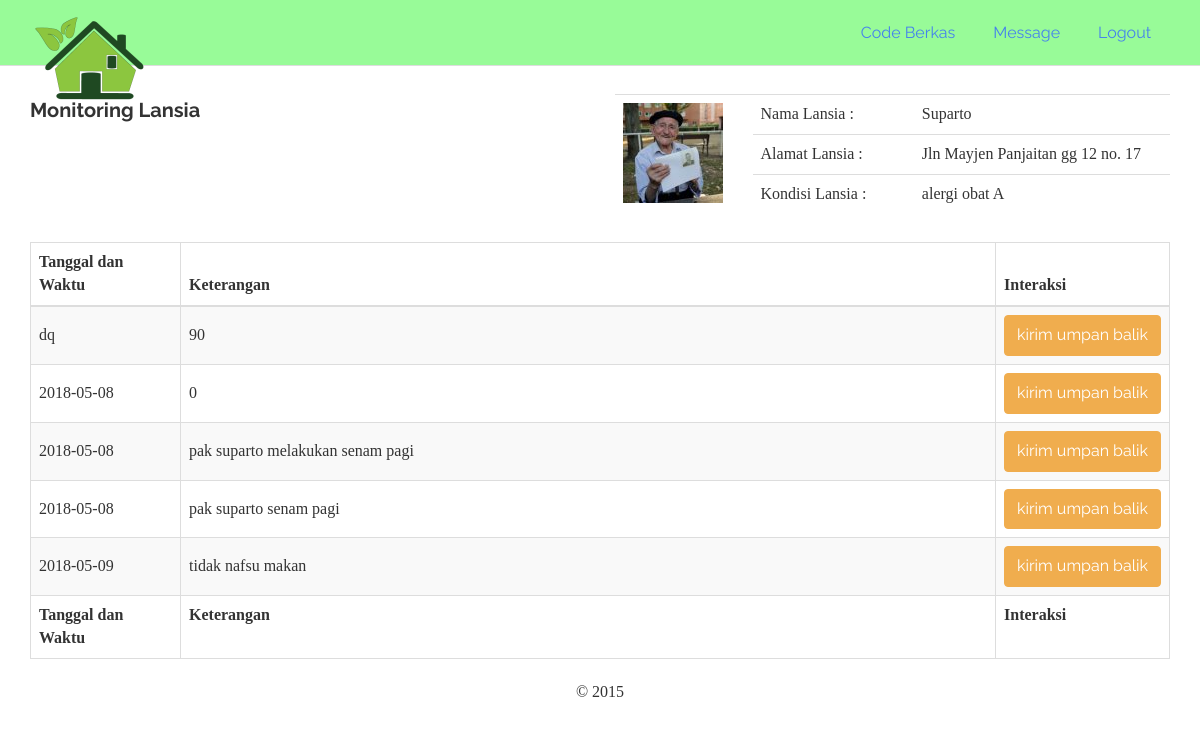
The page /keluarga.php (signed in) on the database its author committed.
### tables this page shows
CREATE TABLE `wp_nilai` (
  `id_nilai` int(6) NOT NULL,
  `ket_nilai` varchar(45) NOT NULL,
  `jum_nilai` text NOT NULL
);

### includes/nilai.inc.php (called while the page is built, shortened)
<?php
class Nilai{
	private $conn;
	private $table_name = "wp_nilai";
	public function __construct($db){
		$this->conn = $db;
	}
	function readAll(){
		$query = "SELECT * FROM ".$this->table_name." ORDER BY id_nilai ASC";
		$stmt = $this->conn->prepare( $query );
		$stmt->execute();
		return $stmt;
	}
	function countAll(){
		$query = "SELECT * FROM ".$this->table_name." ORDER BY id_nilai ASC";
		$stmt = $this->conn->prepare( $query );
		$stmt->execute();
		return $stmt->rowCount();
	}
}
?>

### keluarga.php (the view, shortened to what this page needs)
<?php
include_once 'header.php';
include_once 'includes/nilai.inc.php';
$pro = new Nilai($db);
$stmt = $pro->readAll();
            ?>
<form method="post">
	<div class="row">
		<div class="col-md-6 text-left">
			<h4>Monitoring Lansia</h4>
		</div>
		<div class="col-md-6 text-left">
           <table class="table" id="tabeldata">
                <tr>
                    <td rowspan="4" width="100px"><a href="#"><img src="images/lansiacontoh.jpg"></a></td>
                    <td width="120px"> Nama Lansia :</td>
                    <td width="200"> Suparto </td>
                </tr>
                <tr>
                    <td> Alamat Lansia :</td>
                    <td> Jln Mayjen Panjaitan gg 12 no. 17</td>
                </tr>
                <tr>
                    <td> Kondisi Lansia :</td>
                    <td> alergi obat A</td>
                </tr>
           </table>
		</div>
	</div>
	<br/>
	<table width="100%" class="table table-striped table-bordered" id="tabeldata">
        <thead>
            <tr>
                <th width="150px">Tanggal dan Waktu</th>
                <th>Keterangan</th>
                <th width="100px">Interaksi</th>
            </tr>
        </thead>
        <tfoot>
            <tr>
                <th>Tanggal dan Waktu</th>
                <th>Keterangan</th>
                <th>Interaksi</th>
            </tr>
        </tfoot>
        <tbody>
<?php
while ($row = $stmt->fetch(PDO::FETCH_ASSOC)){
?>
            <tr>
                <td style="vertical-align:middle;"><?php echo $row['ket_nilai'] ?></td>
                <td style="vertical-align:middle;"><?php echo $row['jum_nilai'] ?></td>
                <td class="text-center" style="vertical-align:middle;">
					<a href="#" class="btn btn-warning">kirim umpan balik</a>
			    </td>
            </tr>
<?php
}
?>
        </tbody>
    </table>
    </form>
<?php
include_once 'footer.php';
?>

### header.php (shortened to what this page needs)
<!DOCTYPE html>
<html lang="en">
  <head>
    <link href="css/bootstrap.min.css" rel="stylesheet">
    <link href="css/dataTables.bootstrap.min.css" rel="stylesheet">
    <link type="text/css" href="css/jquery.toastmessage.css" rel="stylesheet"/>
  </head>
  <body>
	<nav class="navbar navbar-default navbar-static-top" style="background: #98FB98">
	  <div class="container">
		<div class="navbar-header">
<?php
  		if($_SESSION['username'] == 'admin')
		{
?>
		  <a class="navbar-brand" href="index.php"><img src="images/a.png"></a>
<?php
		}
		elseif($_SESSION['username'] == 'perawat')
		{
?>
		  <a class="navbar-brand" href="perawat.php"><img src="images/a.png"></a>
<?php
		}
		else
		{
?>
		  <a class="navbar-brand" href="keluarga.php"><img src="images/a.png"></a>
<?php
		}
?>
		</div>
		<div class="collapse navbar-collapse" id="bs-example-navbar-collapse-1">
		  <ul class="nav navbar-nav navbar-right">
			<li><a href="profil.php"><?php echo $_SESSION['nama_lengkap'] ?></a></li>
<?php
  		if($_SESSION['username'] == 'admin')
		{
?>
			<li class="dropdown">
			  <a href="#" class="dropdown-toggle" data-toggle="dropdown" role="button" aria-haspopup="true" aria-expanded="false"><span class="glyphicon glyphicon-cog"></span> <span class="caret"></span></a>
			  <ul class="dropdown-menu">
				<li><a href="profil.php">Profil</a></li>
				<li><a href="user.php">Manejer Pengguna</a></li>
				<li role="separator" class="divider"></li>
				<li><a href="logout.php">Logout</a></li>
			  </ul>
			</li>
<?php
		}
		else
		{
		  ?>
		  	<li><a href="#">Message</a></li>
		  	<li><a href="logout.php">Logout</a></li>
<?php
}
?>
		  </ul>
		</div>
	  </div>
	</nav>
    <div class="container">

### footer.php (shortened to what this page needs)
<footer class="text-center">&copy; 2015</footer>
	</div>
  </body>
</html>

### rows shown on the page
wp_nilai: ket_nilai "dq", jum_nilai "90"
wp_nilai: ket_nilai "2018-05-08", jum_nilai "0"
wp_nilai: ket_nilai "2018-05-08", jum_nilai "pak suparto melakukan senam pagi"
wp_nilai: ket_nilai "2018-05-08", jum_nilai "pak suparto senam pagi"
wp_nilai: ket_nilai "2018-05-09", jum_nilai "tidak nafsu makan"

### other values the page prints
$_SESSION['nama_lengkap'] "Code Berkas"
